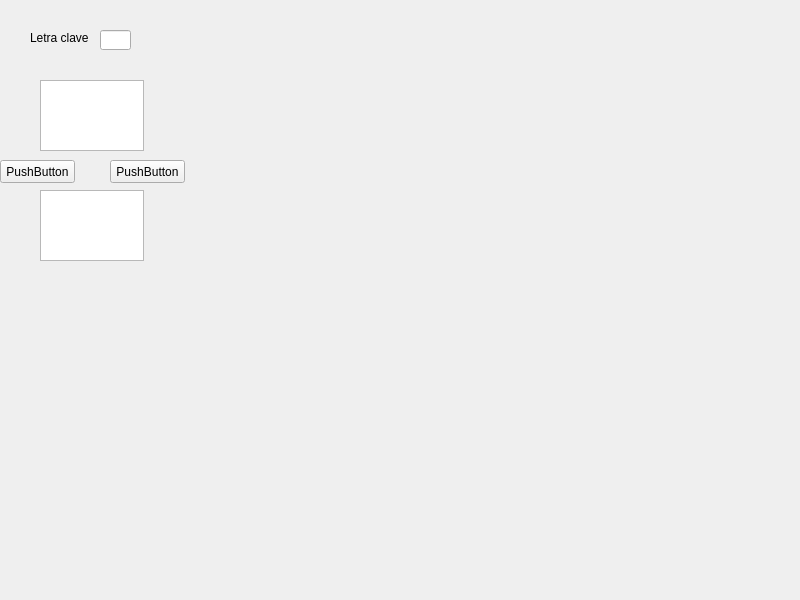
<?xml version="1.0" encoding="UTF-8"?>
<ui version="4.0">
 <class>Widget</class>
 <widget class="QWidget" name="Widget">
  <property name="geometry">
   <rect>
    <x>0</x>
    <y>0</y>
    <width>800</width>
    <height>600</height>
   </rect>
  </property>
  <property name="windowTitle">
   <string>Widget</string>
  </property>
  <widget class="QLineEdit" name="lineEdit">
   <property name="geometry">
    <rect>
     <x>100</x>
     <y>30</y>
     <width>31</width>
     <height>20</height>
    </rect>
   </property>
  </widget>
  <widget class="QPlainTextEdit" name="plainTextEdit">
   <property name="geometry">
    <rect>
     <x>40</x>
     <y>80</y>
     <width>104</width>
     <height>71</height>
    </rect>
   </property>
  </widget>
  <widget class="QPlainTextEdit" name="plainTextEdit_2">
   <property name="geometry">
    <rect>
     <x>40</x>
     <y>190</y>
     <width>104</width>
     <height>71</height>
    </rect>
   </property>
  </widget>
  <widget class="QPushButton" name="pushButton">
   <property name="geometry">
    <rect>
     <x>0</x>
     <y>160</y>
     <width>75</width>
     <height>23</height>
    </rect>
   </property>
   <property name="text">
    <string>PushButton</string>
   </property>
  </widget>
  <widget class="QPushButton" name="pushButton_2">
   <property name="geometry">
    <rect>
     <x>110</x>
     <y>160</y>
     <width>75</width>
     <height>23</height>
    </rect>
   </property>
   <property name="text">
    <string>PushButton</string>
   </property>
  </widget>
  <widget class="QLabel" name="label">
   <property name="geometry">
    <rect>
     <x>30</x>
     <y>30</y>
     <width>61</width>
     <height>16</height>
    </rect>
   </property>
   <property name="text">
    <string>Letra clave</string>
   </property>
  </widget>
 </widget>
 <resources/>
 <connections/>
</ui>
